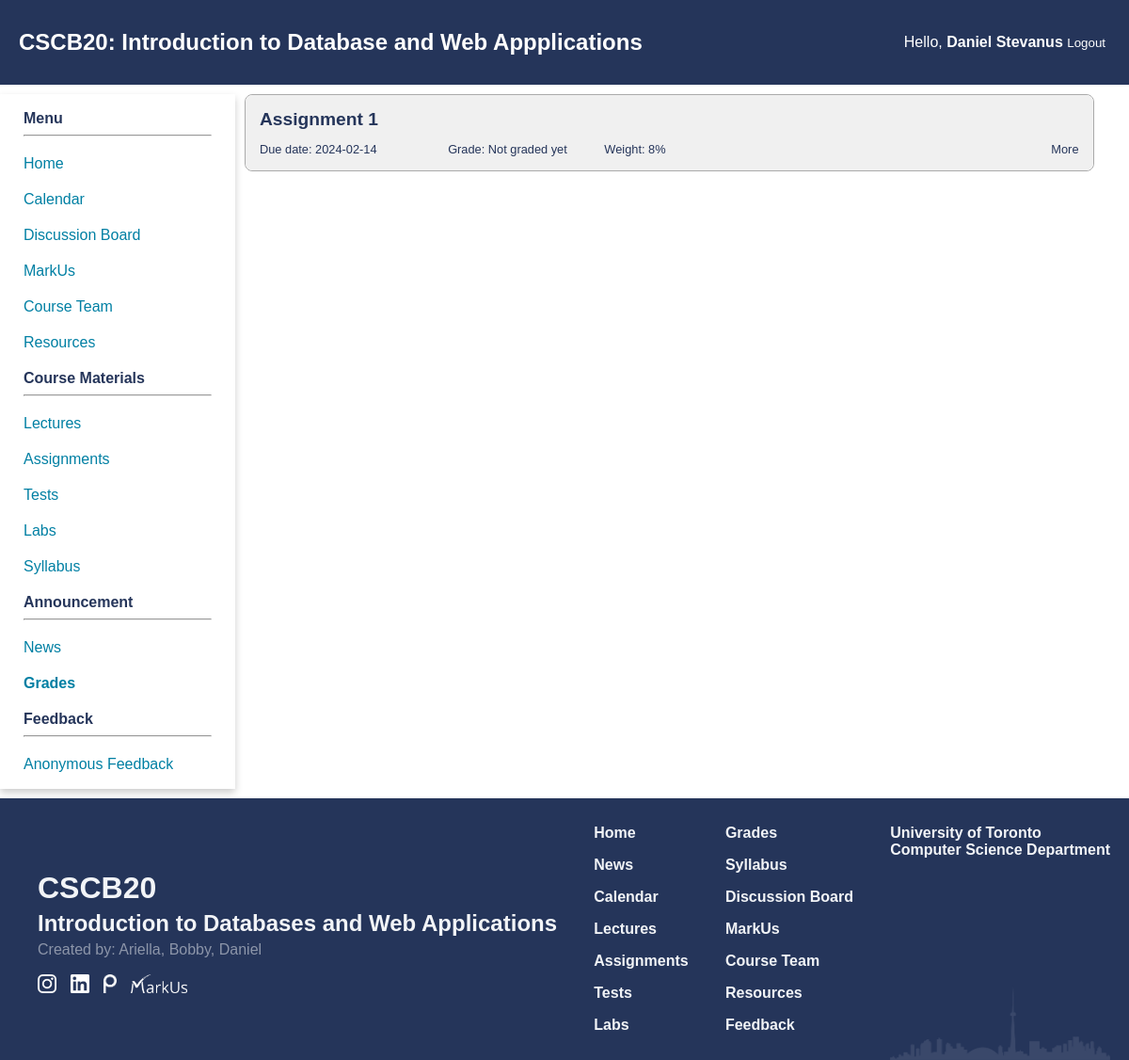
The page /grades (signed in) on the database its author committed.
### app.py (models this page shows)
class Test(db.Model):
    id = db.Column(db.Integer, primary_key = True, nullable = True)
    name = db.Column(db.String(250), nullable = False)
    desc = db.Column(db.Text)
    weight = db.Column(db.Integer, nullable = False)
    due_date = db.Column(db.Date)
    grades = db.relationship("Grades", backref = 'test', lazy = True)

### app.py (the view)
@app.route('/grades')
def view():
    lst_tests = Test.query.all()
    lst_grades = None
    if(isInstructor(session)):
        students = Student.query.order_by(Student.name.asc()).all()
        return render_template("modify_assignment.html", lst_tests = lst_tests, grades = True, lst_grades = lst_grades)
    if(isStudent(session)):
        grades = Grades.query.filter(Grades.student_id == session["student_id"]).all()
        lst_of_tuple = []
        for test in lst_tests:
            found = False
            for grade in grades:
                if grade.test.id == test.id:
                    found = True
                    lst_of_tuple.append((test, str(grade.grade) + '/100'))
            if not found:
                lst_of_tuple.append((test, 'Not graded yet'))
        return render_template("grades.html", lst_of_tuple = lst_of_tuple, lst_tests = lst_tests, grades = True, lst_grades = lst_grades)
    return redirect('/')

### app.py (called while the page is built)
def isInstructor(identity):
    if "auth" in identity and identity["auth"] == 'Instructor':
        return True
    return False

def isStudent(identity):
    if "auth" in identity and identity["auth"] == 'Student':
        return True
    return False

### templates/grades.html (shortened to what this page needs)
{% extends 'home_template.html' %}
{% block extra_css %}
<link href="{{ url_for('static', filename='css/grades.css') }}" rel="stylesheet" type="text/css">
{% endblock %}
{% block content %}
<main class="grades-main">
    {% for test, grade in lst_of_tuple %}
    <div class="assignment-item">
        <div class="assignment-container assignment-header">
            <div class="assignment assignment-title more">{{ test.name }}</div>
            <div class="header-section header-section1">
                <span class="assignment due-date">Due date: {{ test.due_date }}</span>
                <span class="assignment assignment-grade">Grade: {{ grade }}</span>
                <span class="assignment assignment-weight">Weight: {{ test.weight }}%</span>
            </div>
            <div class="header-section more">More</div>
        </div>
    </div>
    {% endfor %}
</main>
{% endblock %}

### static/css/navbar.css (style rules this page uses)
:root { --primary_color: #25355A; --secondary_color: #007FA3; --phone_size: 600px; }
body { margin: 0; padding: 0; font-family: Arial, sans-serif; }
main { grid-area: content; padding: 20px; padding: 0px 10px 0px 10px; width: 95%; }

### static/css/index.css (style rules this page uses)
:root { --primary_color: #25355A; --secondary_color: #007FA3; }
body { background-color: #FFFFFF; color: var(--primary_color); font-family: Geneva, Arial, Helvetica, sans-serif; }

### static/css/grades.css (style rules this page uses)
.assignment-container { padding: 15px; }
.assignment-header { background-color: #f0f0f0; position: relative; height: 50px; border-radius: 8px; }
.assignment-item { border: solid; border-width: thin; border-color: #aaaaaa; margin-bottom: 10px; border-radius: 8px; }
.assignment-title { position: absolute; font-weight: 600; font-size: 1.2em; left: 15px; top: 15px; }
.header-section { font-size: 0.8em; position: absolute; }
.header-section1 { left: 15px; bottom: 15px; width: 80%; }
.header-section .assignment { margin-left: 5%; }
.header-section .due-date { margin-left: 0; margin-right: 5%; }
.more { position: absolute; right: 15px; bottom: 15px; }

### rows shown on the page
Test: name "Assignment 1", due_date "2024-02-14", grade "Not graded yet", weight "8"

### other values the page prints
{{ session["name"] }} "Daniel Stevanus"
